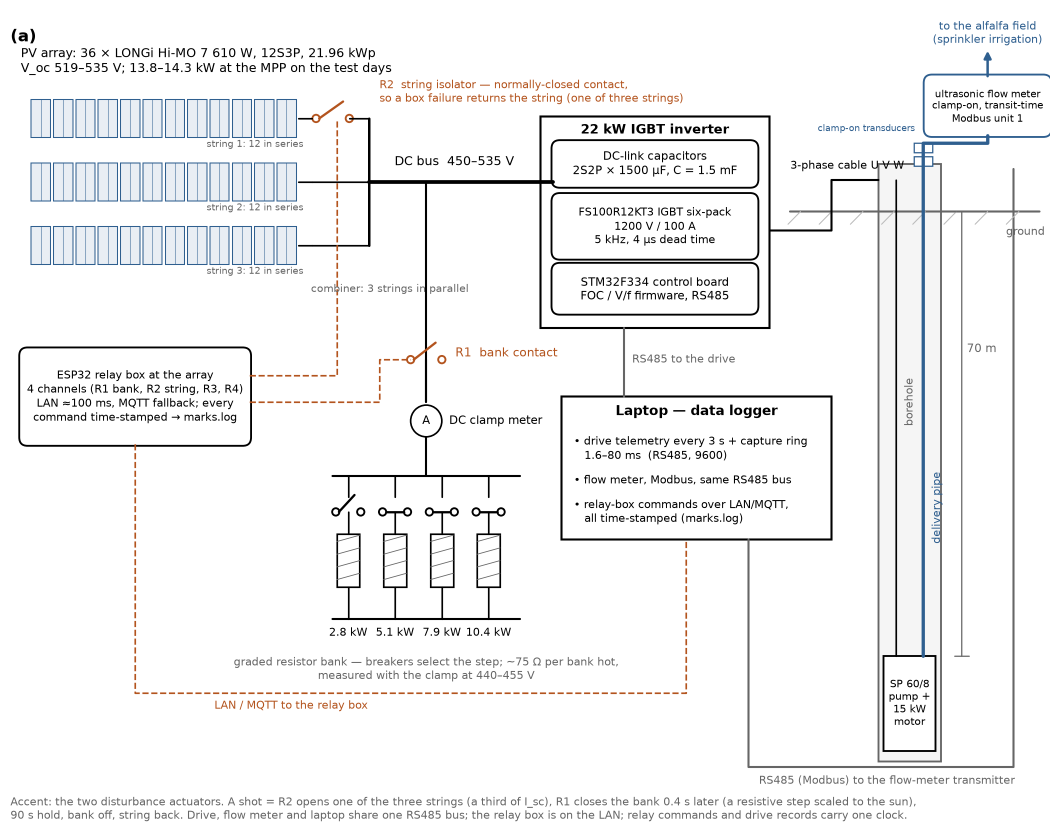
#> input picture figures/fig15_setup_schematic.png, 2100 x 1650 px, found by its file name (shown at 1/2 size)
$ python fig_setup_composite.py
#> lines starting #> are read from the running program, lines starting #| are printed output that depends on the picture
"""Setup figure, compact 4-panel: (a) schematic, (b) array with relay box and bank, (c) relay-box interior, (d) inverter."""
from PIL import Image, ImageOps, ImageDraw, ImageFont
import os
ROOT = os.path.join(os.path.dirname(os.path.abspath(__file__)), '..'); P = os.path.join(ROOT, 'paper_figs', 'photos')
lab = ImageFont.truetype('arialbd.ttf', 64)
def photo(f, crop=None, size=(1400, 1050)):
    im = ImageOps.exif_transpose(Image.open(os.path.join(P, f)))
    if crop: w, h = im.size; im = im.crop((int(crop[0]*w), int(crop[1]*h), int(crop[2]*w), int(crop[3]*h)))
    return ImageOps.fit(im, size, Image.LANCZOS)
sch = Image.open(os.path.join(ROOT, 'paper_figs', 'fig15_setup_schematic.png')).convert('RGB')
W = 2 * 1400 + 40; sch_h = int(sch.height * W / sch.width); sch = sch.resize((W, sch_h), Image.LANCZOS)
#> after `sch_h = int(sch.height * W / sch.width)`: sch_h = 2231
#> after `sch = sch.resize((W, sch_h), Image.LANCZOS)`:
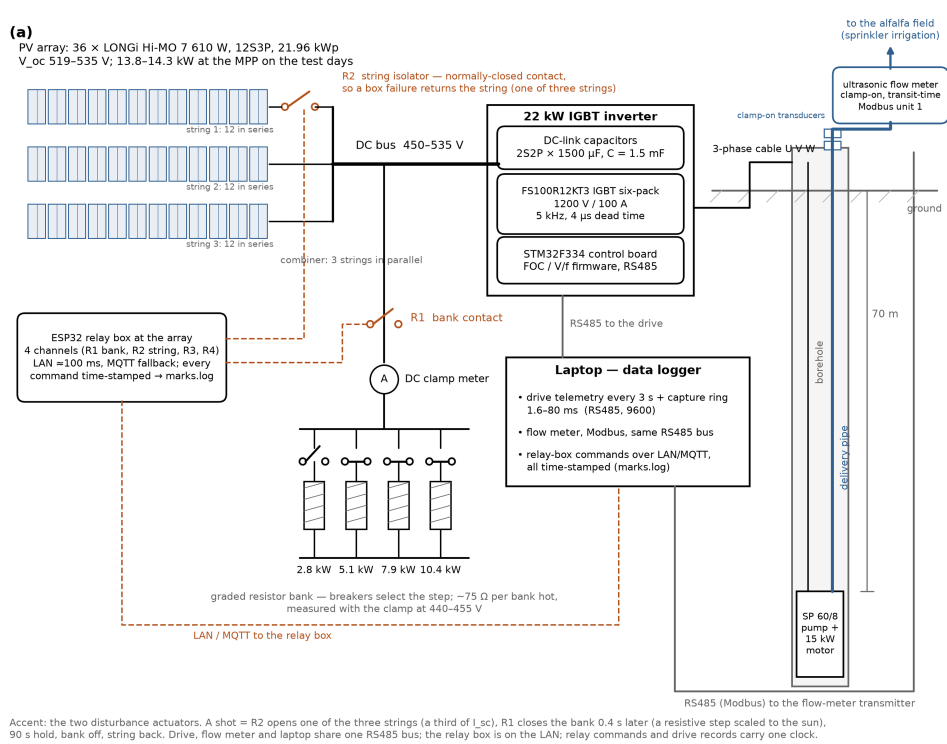
#> sch: PIL image 2840x2231 RGB (shown at 1/3 size); mean R, G, B 241.9, 242.1, 242.5
pads = [('b', photo('IMG_20260914_170901.jpg')), ('c', photo('IMG_20260914_171647.jpg', (0.0, 0.15, 1.0, 0.90))), ('d', photo('IMG_20260914_181036.jpg', (0.0, 0.12, 1.0, 0.88)))]
#> (the run stopped early here; a loop or call above may not have finished)
